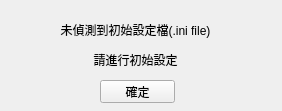
<?xml version="1.0" encoding="UTF-8"?>
<ui version="4.0">
 <class>Form</class>
 <widget class="QWidget" name="Form">
  <property name="geometry">
   <rect>
    <x>0</x>
    <y>0</y>
    <width>282</width>
    <height>111</height>
   </rect>
  </property>
  <property name="windowTitle">
   <string>Form</string>
  </property>
  <widget class="QLabel" name="label">
   <property name="geometry">
    <rect>
     <x>40</x>
     <y>20</y>
     <width>191</width>
     <height>51</height>
    </rect>
   </property>
   <property name="text">
    <string>&lt;html&gt;&lt;head/&gt;&lt;body&gt;&lt;p align=&quot;center&quot;&gt;未偵測到初始設定檔(.ini file)&lt;/p&gt;&lt;p align=&quot;center&quot;&gt;請進行初始設定&lt;/p&gt;&lt;/body&gt;&lt;/html&gt;</string>
   </property>
  </widget>
  <widget class="QPushButton" name="pushButton">
   <property name="geometry">
    <rect>
     <x>100</x>
     <y>80</y>
     <width>75</width>
     <height>23</height>
    </rect>
   </property>
   <property name="text">
    <string>確定</string>
   </property>
  </widget>
 </widget>
 <resources/>
 <connections/>
</ui>
